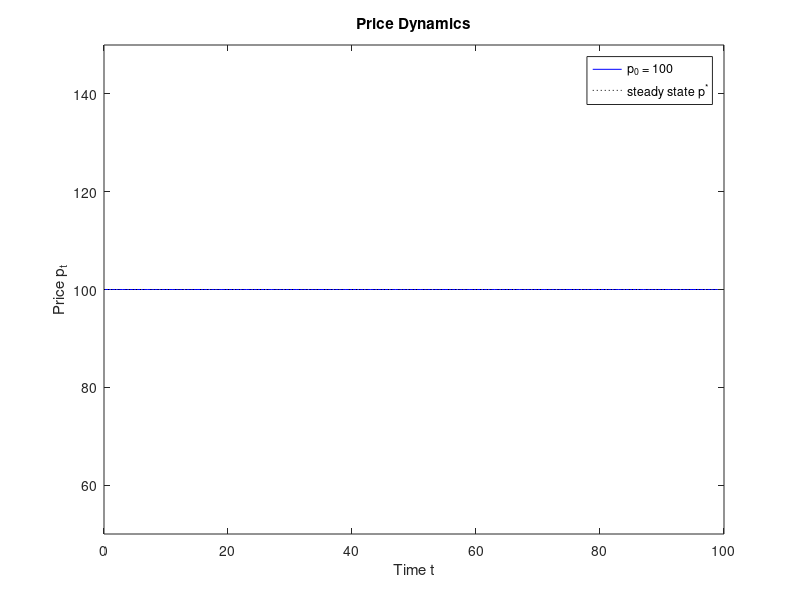
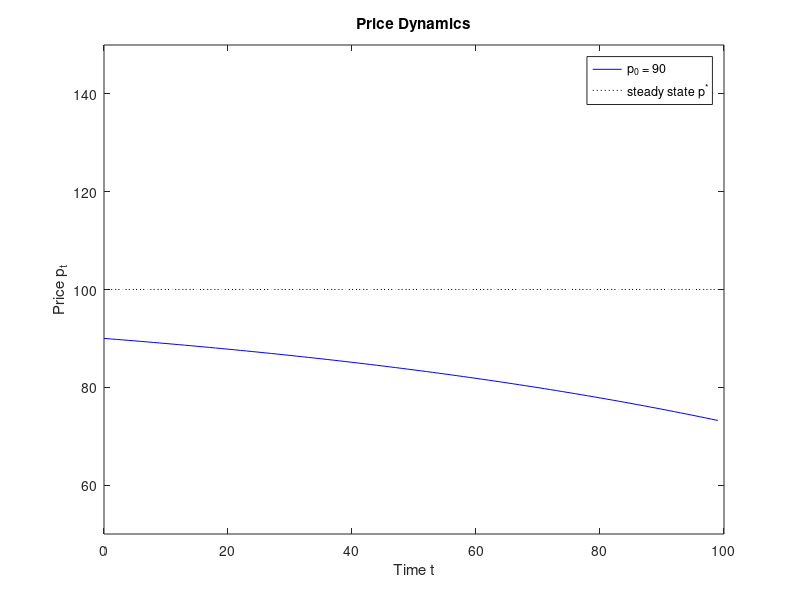
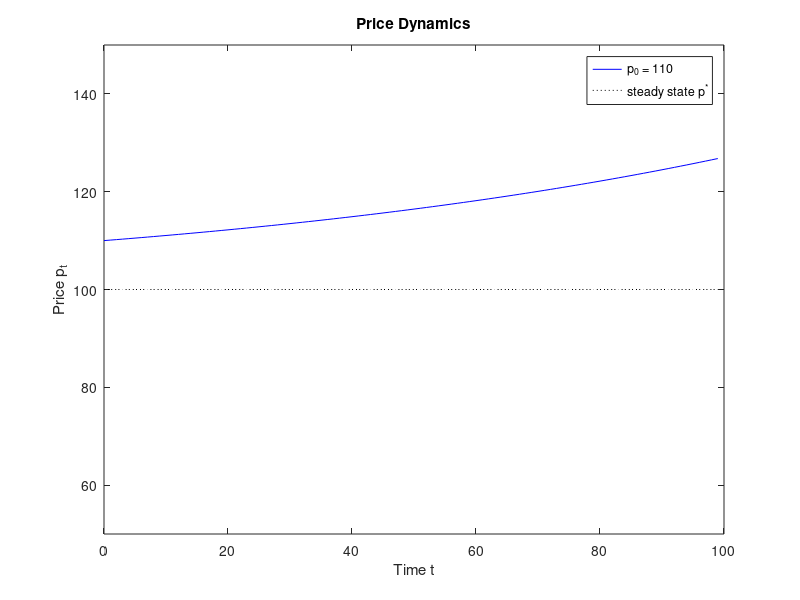
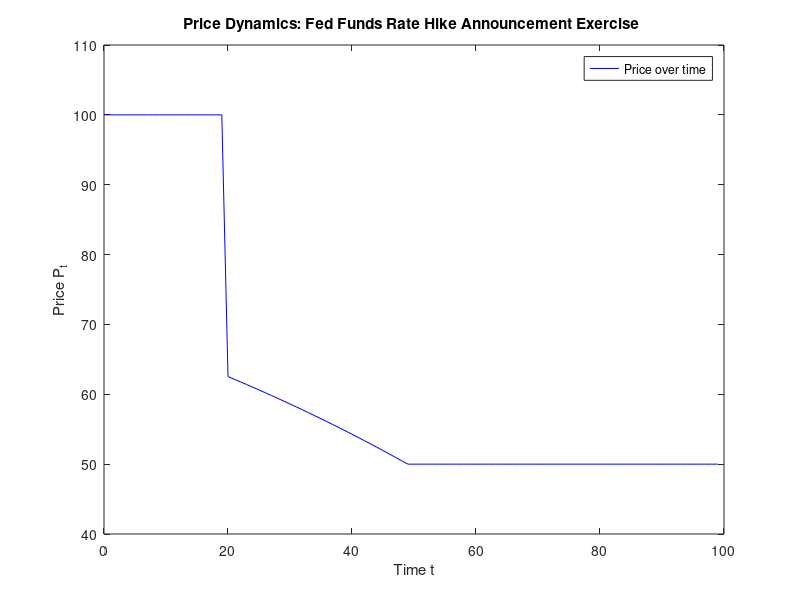

Write the MATLAB code that produced these figures, in order. (Note: this script raises an error after producing the figures.)
% Solutions for Michael B Nattinger's HW1
% This program generates and plots the price dynamics given the first-order 
% difference equation discussed in the problem set given some initial price 
%
% Prepared by Fu Tan; heavily modified by Michael B Nattinger 9/2020
mkdir('pings')
clear; clc; close all;
%% Question 3
counter=1;
for p0 = [100 90 110]
%%%%%%%%%%%%%
% PARAMETERS
%%%%%%%%%%%%%
r = 0.01; % interest rate
d = 1; % constant dividend
% p0 = 100; % initial price
dim = 99; % terminal period t = 99

%%%%%%%%%%%%%%%%%
% INITIALIZATION
%%%%%%%%%%%%%%%%%
pvector = zeros(dim+1,1); % creating a vector of price from t=0 to t=99
tvector = linspace(0,dim,dim+1)'; % creating a vector for time from 0 to 99
pvector(1) = p0; % giving value to the first element of the price vector
                 % with the initial price

%%%%%%%%%%%
% DYNAMICS
%%%%%%%%%%%

for n = 2:dim+1 % starting from t = 1 to t = 100 
    pvector(n) = (1+r)*pvector(n-1)-d; % updating the price in the next period 
                                       % with the first-order difference
                                       % equation
end

switch counter %save pvectors - will use them later in p vs t plot for (2)
    case 1
        pst1 =pvector;
    case 2
        pst2 =pvector;
    case 3
        pst3 =pvector;
    otherwise
        caution('Case did not match?')
end
counter = counter+1;
%%%%%%%%
% PLOTS
%%%%%%%%
figure();
plot(tvector(:),pvector(:),'b-');
hold on
plot(tvector(:),(d/r)+ 0*pvector(:),'k:')
hold off
title('Price Dynamics');
xlabel('Time t'); ylabel('Price p_t');
legend(['p_0 = ' num2str(p0)],'steady state p^{*}','Location','Northeast');
set(gcf,'Color',[1 1 1])
ylim([50 150])
%axis([0 dim 0 150])
cd('pings')
saveas(gcf,['dynamics_' num2str(p0) '.png'])
cd('..')
end

%% Question 4
r = 0.01; % interest rate
d = 1; % constant dividend
p0 = 100; % initial price
dim = 99; % terminal period t = 99
announ = 20;
swtch = 50; % point in time at which fed changes interest rates
rs = 0.02; % new interest rate
pvector = zeros(dim+1,1); % creating a vector of price from t=0 to t=99
tvector = linspace(0,dim,dim+1)'; % creating a vector for time from 0 to 99
pvector(1) = p0; % giving value to the first element of the price vector
                 % with the initial price
pvector(swtch) = 50;
for n = 2:announ % starting from t = 1 to t = 100 
    pvector(n) = (1+r)*pvector(n-1)-d; % updating the price in the next period 
                                       % with the first-order difference
                                       % equation
end

for n = swtch+1:dim+1
    pvector(n) = (1+rs)*pvector(n-1)-d;
end
for n = swtch-1:-1:announ+1
   pvector(n)=(pvector(n+1)+d)/(1+r); %solve backwards
end
figure();
plot(tvector(:),pvector(:),'b-');
title('Price Dynamics: Fed Funds Rate Hike Announcement Exercise ');
xlabel('Time t'); ylabel('Price P_t');
legend('Price over time','Location','Northeast');
set(gcf,'Color',[1 1 1])
ylim([40 110])
cd('pings')
saveas(gcf,'dynamics_announcement.png')
cd('..')

%% Question 2 (Phase diagram and pt over time)
r_pd = .1; % Slope given parameters from 3 is too visually similar to
                % 1 for phase diagram to look good. So I am just using a
                % different value for r so it looks better on the phase
                % diagram
x = 0:20; %just a grid for the phase diagram
xp = x*(1+r_pd)-d; %pt+1 = (1+r)pt - d
xss = 10+0*x; %steady state value


figure
plot(x,x,'k-')
hold on
plot(x,xp,'b-.')
plot(x,xss,'r--')
xline(xss(1),'r--')
hold off
legend('p_{t+1} = p_{t}','p_{t+1} =(1+r) p_t - d','p^{*}','Location','SouthEast')
%set(gca,'xtick',[])
set(gca,'xticklabel',[])
%set(gca,'ytick',[])
set(gca,'yticklabel',[])
% ylim([99 101]) % the slope given the correct parameterization is visually 
%                % too close to 1 for this graph to look good - so zoom in 
%                % for the y dimension!
% xlim([0 200])
title('Phase diagram')
set(gcf,'Color',[1 1 1])
cd('pings')
saveas(gcf,'phase.png')
cd('..')

figure
plot(tvector(:),pst1,'k')
hold on
plot(tvector(:),pst2,'r')
plot(tvector(:),pst3,'b')
hold off
legend('p_0 = p^{*}','p_0 < p^{*}','p_0 > p^{*}','Location','NorthWest')
set(gca,'xticklabel',[])
set(gca,'yticklabel',[])
ylim([50 150])
title('p_t over time')
xlabel('time')
set(gcf,'Color',[1 1 1])
cd('pings')
saveas(gcf,'pttime.png')
cd('..')